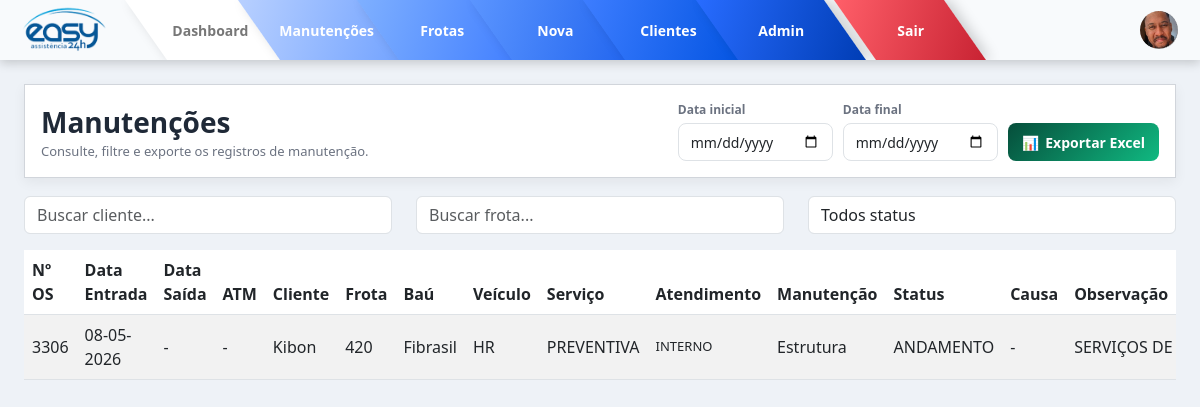
/manutencoes/lista?filtro=andamento (signed in), run on an earlier commit of the app's database.
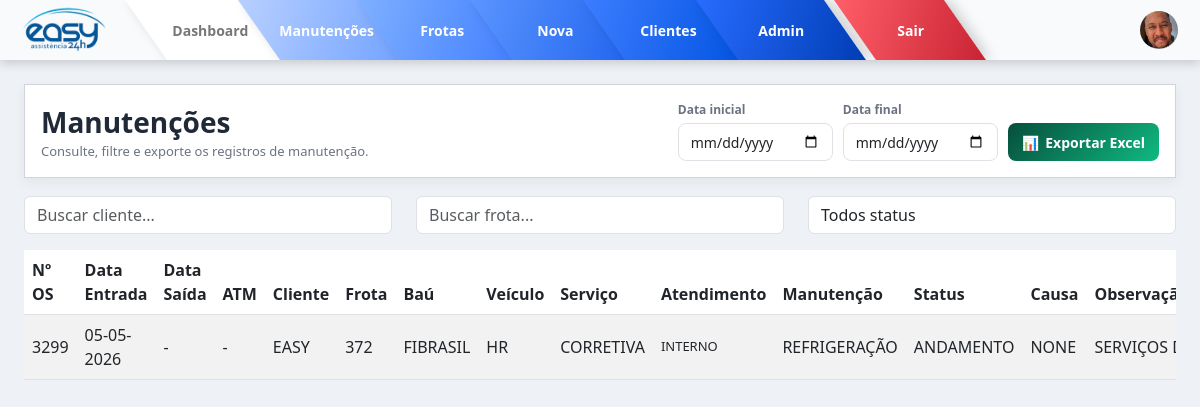
And on a later commit of the database.
### models/manutencao.py (models this page shows)
class Manutencao(db.Model):
    __tablename__ = "manutencoes"
    id = db.Column(db.Integer, primary_key=True, autoincrement=True)
    data = db.Column(db.Date)          # Data de entrada
    data_saida = db.Column(db.Date)    # Data de saída
    dtm = db.Column(db.Integer)        # Dias entre entrada e saída
    numero_frota = db.Column(db.String)
    os = db.Column(db.String(50))
    bau = db.Column(db.String)
    tipo_veiculo = db.Column(db.String)
    tipo_servico = db.Column(db.String)
    tipo_atendimento = db.Column(db.String)
    tipo_manutencao = db.Column(db.String)
    status = db.Column(db.String)
    causa = db.Column(db.String)
    observacao = db.Column(db.String)
    cliente = db.Column(db.String)
    imagens = db.Column(db.Text)

### routes/manutencoes.py (the view, shortened to what this page needs)
@manutencao_bp.route("/lista")
def lista():
    if not session.get("user_id"):
        return redirect("/login")
    filtro = request.args.get("filtro")
    data_inicio = request.args.get("data_inicio")
    data_fim = request.args.get("data_fim")
    query = Manutencao.query
    if filtro == "andamento":
        query = query.filter(Manutencao.status.ilike("%ANDAMENTO%"))
    elif filtro == "corretiva":
        query = query.filter(Manutencao.tipo_servico.ilike("%CORRETIVA%"))
    elif filtro == "preventiva":
        query = query.filter(Manutencao.tipo_servico.ilike("%PREVENTIVA%"))
    registros = query.order_by(
        Manutencao.data.desc().nullslast()
    ).all()
    for r in registros:
        afericao_placa = AfericaoTermometro.query.filter_by(
            numero_frota=str(r.numero_frota).strip() if r.numero_frota else "",
            os=str(r.os).strip() if r.os else "",
            tipo_termometro="PLACA"
        ).first()
        afericao_ambiente = AfericaoTermometro.query.filter_by(
            numero_frota=str(r.numero_frota).strip() if r.numero_frota else "",
            os=str(r.os).strip() if r.os else "",
            tipo_termometro="AMBIENTE"
        ).first()
        r.placa_afericao = afericao_placa.afericao if afericao_placa else None
        r.placa_data_afericao = (
            afericao_placa.data_afericao.strftime("%d/%m/%Y")
            if afericao_placa and afericao_placa.data_afericao else None
        )
        r.placa_status = afericao_placa.status if afericao_placa else None
        r.placa_imagens = carregar_lista_imagens(afericao_placa.imagens) if afericao_placa else []
        r.ambiente_afericao = afericao_ambiente.afericao if afericao_ambiente else None
        r.ambiente_data_afericao = (
            afericao_ambiente.data_afericao.strftime("%d/%m/%Y")
            if afericao_ambiente and afericao_ambiente.data_afericao else None
        )
        r.ambiente_status = afericao_ambiente.status if afericao_ambiente else None
        r.ambiente_imagens = carregar_lista_imagens(afericao_ambiente.imagens) if afericao_ambiente else []
        r.imagens_lista = carregar_lista_imagens(r.imagens)
    return render_template(
        "manutencoes/lista.html",
        registros=registros
    )

### routes/manutencoes.py (called while the page is built)
def carregar_lista_imagens(valor):
    try:
        lista = json.loads(valor) if valor else []
        return lista if isinstance(lista, list) else []
    except:
        return []

### templates/manutencoes/lista.html (shortened to what this page needs)
{% extends "base.html" %}
{% block content %}
<div class="manutencoes-page-header">
  <div class="manutencoes-title-box">
    <h3 class="manutencoes-title">Manutenções</h3>
    <span class="manutencoes-subtitle">
      Consulte, filtre e exporte os registros de manutenção.
    </span>
  </div>
  <div class="excel-export-box">
    <div class="excel-field">
      <label for="dataInicio">Data inicial</label>
      <input type="date"
             id="dataInicio"
             class="form-control">
    </div>
    <div class="excel-field">
      <label for="dataFim">Data final</label>
      <input type="date"
             id="dataFim"
             class="form-control">
    </div>
    <button class="btn-export-excel"
            onclick="exportarExcel()">
      <span>📊</span>
      <span>Exportar Excel</span>
    </button>
  </div>
</div>
<div class="row mb-3">
  <div class="col-md-4 mb-2 mb-md-0">
    <input type="text"
           id="filtroCliente"
           class="form-control"
           placeholder="Buscar cliente...">
  </div>
  <div class="col-md-4 mb-2 mb-md-0">
    <input type="text"
           id="filtroFrota"
           class="form-control"
           placeholder="Buscar frota...">
  </div>
  <div class="col-md-4">
    <select id="filtroStatus" class="form-control">
      <option value="">Todos status</option>
    </select>
  </div>
</div>
<div class="table-responsive">
  <table class="table table-striped table-hover align-middle" id="tabelaManutencoes">
    <thead>
      <tr>
        <th>Nº OS</th>
        <th>Data Entrada</th>
        <th>Data Saída</th>
        <th>ATM</th>
        <th>Cliente</th>
        <th>Frota</th>
        <th>Baú</th>
        <th>Veículo</th>
        <th>Serviço</th>
        <th>Atendimento</th>
        <th>Manutenção</th>
        <th>Status</th>
        <th>Causa</th>
        <th>Observação</th>
      </tr>
    </thead>
    <tbody>
      {% for m in registros %}
        <tr>
          <td>{{ m.os or '-' }}</td>
          <td>{{ m.data.strftime('%d-%m-%Y') if m.data else '-' }}</td>
          <td>{{ m.data_saida.strftime('%d-%m-%Y') if m.data_saida else '-' }}</td>
          <td>{{ m.dtm if m.dtm is not none else '-' }}</td>
          <td>{{ m.cliente or '-' }}</td>
          <td>{{ m.numero_frota or '-' }}</td>
          <td>{{ m.bau or '-' }}</td>
          <td>{{ m.tipo_veiculo or '-' }}</td>
          <td>{{ m.tipo_servico or '-' }}</td>
          <td>{{ m.tipo_atendimento or '-' }}</td>
          <td>{{ m.tipo_manutencao or '-' }}</td>
          <td>{{ m.status or '-' }}</td>
          <td>{{ m.causa or '-' }}</td>
          <td class="obs-col">
            {{ m.observacao or '-' }}
          </td>
        </tr>
      {% endfor %}
    </tbody>
  </table>
</div>
{% endblock %}

### templates/base.html (shortened to what this page needs)
<!DOCTYPE html>
<html lang="pt-br">
<head>
  <link href="https://cdn.jsdelivr.net/npm/bootstrap@5.3.0/dist/css/bootstrap.min.css" rel="stylesheet">
  <link href="https://cdn.jsdelivr.net/npm/bootstrap-icons@1.10.5/font/bootstrap-icons.css" rel="stylesheet">
  <link rel="stylesheet" href="{{ url_for('static', filename='css/style.css') }}">
</head>
<body>
<nav class="top-menu-skew">
  <div class="top-logo">
    <img src="{{ url_for('static', filename='img/logo.png') }}" alt="Logo">
  </div>
  <div class="top-links">
    <a href="{{ url_for('dashboard.dashboard') }}" class="skew-item">
      <span>Dashboard</span>
    </a>
    <a href="{{ url_for('manutencao.lista') }}" class="skew-item">
      <span>Manutenções</span>
    </a>
    <a href="/frotas" class="skew-item">
      <span>Frotas</span>
    </a>
    {% if session.get("user_role") == "admin" %}
      <a href="{{ url_for('manutencao.nova') }}" class="skew-item">
        <span>Nova</span>
      </a>
      <a href="/clientes/" class="skew-item">
        <span>Clientes</span>
      </a>
      <a href="{{ url_for('admin.dashboard_admin') }}" class="skew-item">
        <span>Admin</span>
      </a>
    {% endif %}
    <a href="/logout" class="skew-item sair">
      <span>Sair</span>
    </a>
  </div>
  <div class="top-user">
    {% if session.get("user_foto") %}
      <img src="{{ session.get('user_foto') }}" class="user-img">
    {% else %}
      <div class="user-img">👤</div>
    {% endif %}
  </div>
</nav>
<div class="content-top p-4">
  {% block content %}{% endblock %}
</div>
</body>
</html>

### static/css/style.css (style rules this page uses)
:root { --gradient-start: #020024; --gradient-mid: #090979; --gradient-end: #00d4ff; --primary: #1e3a8a; --secondary: #3b82f6; --bg: #eef2f7; --card: #ffffff; --text: #1f2937; --muted: #6b7280; --border: #d1d5db; }
body { background: var(--bg); font-family: 'Segoe UI', sans-serif; color: var(--text); }
td { vertical-align: middle; }
td:nth-child(10) { max-width: 300px; white-space: normal; font-size: 13px; }
.obs-col { max-width: 250px; white-space: nowrap; overflow: hidden; text-overflow: ellipsis; }
:root { --xodo-azul: #5AA0C8; --xodo-roxo: #5A3D9A; --xodo-azul-forte: #2F80ED; }
.top-menu-skew { width: 100%; height: 60px; background: #f3f6fb; display: flex; align-items: center; justify-content: space-between; padding: 0 22px; box-shadow: 0 3px 10px rgba(0,0,0,0.18); overflow: hidden; }
.top-logo { width: 150px; display: flex; align-items: center; justify-content: flex-start; z-index: 3; }
.top-logo img { height: 70px; max-width: 120px; object-fit: contain; }
.top-links { flex: 1; display: flex; align-items: center; justify-content: center; }
.top-user { width: 230px; display: flex; align-items: center; justify-content: flex-end; gap: 18px; z-index: 5; }
.user-img { position: relative; z-index: 10; }
.skew-item.sair { margin-left: 10px; }
.user-img { width: 38px; height: 38px; border-radius: 50%; object-fit: cover; background: #fff; display: flex; align-items: center; justify-content: center; }
.skew-item { height: 60px; min-width: 128px; padding: 0 20px; margin-left: -15px; background: linear-gradient(135deg, #91baff, #0052e0); color: #fff; text-decoration: none; font-weight: 700; font-size: 14px; display: flex; align-items: center; justify-content: center; transform: skewX(35deg); box-shadow: 5px 0 12px rgba(0,0,0,0.18); transition: 0.25s ease; }
.skew-item span { transform: skewX(-35deg); white-space: nowrap; }
.skew-item:nth-child(1) { background: #ffffff; color: #777; }
.skew-item:nth-child(2) { background: linear-gradient(135deg, #b8d0ff, #6ea0ff); }
.skew-item:nth-child(3) { background: linear-gradient(135deg, #7fb0ff, #3f7dff); }
.skew-item:nth-child(4) { background: linear-gradient(135deg, #5b95ff, #1f63ee); }
.skew-item:nth-child(5) { background: linear-gradient(135deg, #3d7dff, #0052e0); }
.skew-item:nth-child(6) { background: linear-gradient(135deg, #286cff, #003db5); }
.skew-item.sair { min-width: 110px; background: linear-gradient(135deg, #ff5f69, #c82333); }
.content-top { width: 100%; }
.top-menu-skew { position: sticky; top: 0; z-index: 1050; background: #f8fafc; }
.manutencoes-page-header { background: var(--card); border: 1px solid var(--border); padding: 16px; margin-bottom: 18px; box-shadow: 0 4px 12px rgba(0,0,0,0.06); display: flex; align-items: flex-end; justify-content: space-between; gap: 16px; flex-wrap: wrap; }
.manutencoes-title-box { display: flex; flex-direction: column; gap: 2px; }
.manutencoes-title { margin: 0; color: var(--text); font-weight: 700; }
.manutencoes-subtitle { color: var(--muted); font-size: 13px; }
.excel-export-box { display: flex; align-items: flex-end; gap: 10px; flex-wrap: wrap; }
.excel-field { display: flex; flex-direction: column; gap: 4px; }
.excel-field label { margin: 0; font-size: 12px; font-weight: 700; color: var(--muted); }
.excel-field .form-control { height: 38px; min-width: 155px; border-radius: 8px; font-size: 14px; }
.btn-export-excel { height: 38px; min-width: 150px; padding: 0 14px; border: none; border-radius: 8px; background: linear-gradient(135deg, #064e3b, #10b981); color: #fff; font-weight: 700; font-size: 14px; display: inline-flex; align-items: center; justify-content: center; gap: 6px; transition: 0.2s ease; }

What changed in the data, as far as the page shows it:
no longer on this page (row edited): Manutencao: os "3306", data "08-05-2026", data_saida "-", dtm "-", cliente "Kibon", numero_frota "420", bau "Fibrasil", tipo_veiculo "HR", tipo_servico "PREVENTIVA", tipo_atendimento "INTERNO", tipo_manutencao "Estrutura", status "ANDAMENTO", causa "-", observacao "SERVIÇOS DE GAIOLAS, REAP…"
now on this page (row edited): Manutencao: os "3299", data "05-05-2026", data_saida "-", dtm "-", cliente "EASY", numero_frota "372", bau "FIBRASIL", tipo_veiculo "HR", tipo_servico "CORRETIVA", tipo_atendimento "INTERNO", tipo_manutencao "REFRIGERAÇÃO", status "ANDAMENTO", causa "NONE", observacao "SERVIÇOS DE GAIOLAS, REAP…"
